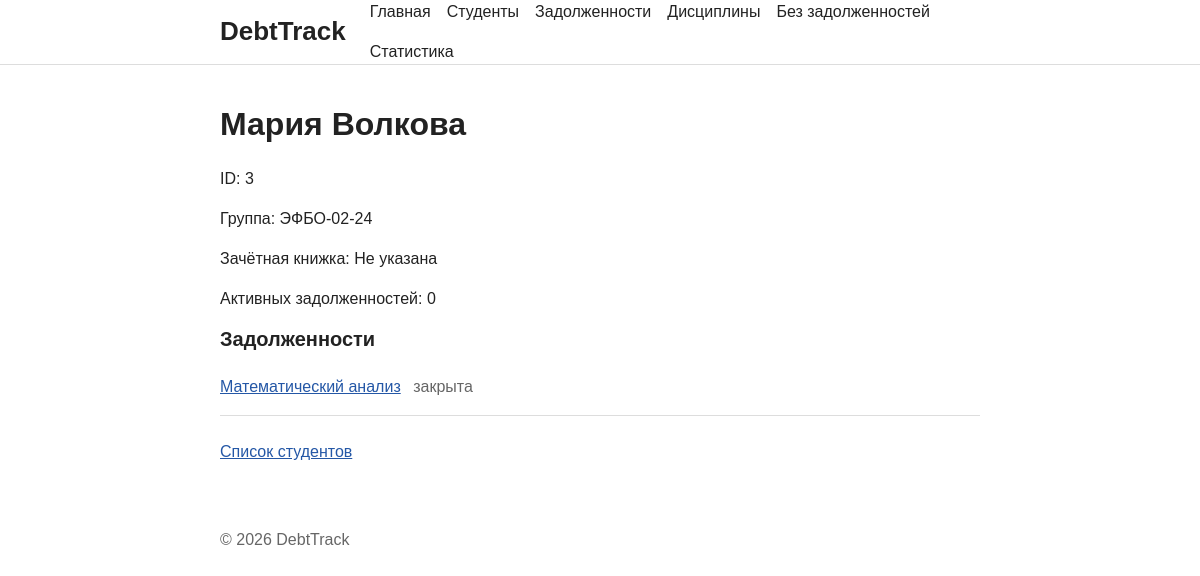
The page /students/3/ on the database its author committed.
### students/views.py (the view)
# urls.py: path("<int:student_id>/", views.student_detail, name="detail"),
def student_detail(request, student_id):
    connection = get_connection()
    try:
        student = connection.execute(
            STUDENT_SQL, (student_id,)
        ).fetchone()
        if student is None:
            student_debts = []
            debt_count = 0
        else:
            student_debts = connection.execute(
                STUDENT_DEBTS_SQL, (student_id,)
            ).fetchall()
            debt_count = connection.execute(
                ACTIVE_DEBTS_COUNT_SQL, (student_id,)
            ).fetchone()["debts_count"]
    finally:
        connection.close()
    return render(
        request,
        "students/student_detail.html",
        {
            "student": student,
            "student_debts": student_debts,
            "debt_count": debt_count,
        },
        status=404 if student is None else 200,
    )

### db/database.py (called while the page is built)
def get_connection(database_path=None):
    path = Path(database_path) if database_path is not None else DB_PATH
    connection = sqlite3.connect(path)
    connection.row_factory = sqlite3.Row
    connection.execute("PRAGMA foreign_keys = ON")
    return connection

### students/templates/students/student_detail.html (shortened to what this page needs)
{% extends "base.html" %}
{% block content %}
{% if student %}
<h1>{{ student.name }}</h1>
<p>ID: {{ student.id }}</p>
<p>Группа: {{ student.group_number }}</p>
<p>Зачётная книжка: {{ student.record_book|default:"Не указана" }}</p>
<p>Активных задолженностей: {{ debt_count }}</p>
<h2>Задолженности</h2>
{% if student_debts %}
<ul class="list">
    {% for debt in student_debts %}
    <li>
        <a href="{% url 'debts:detail' debt.id %}">{{ debt.discipline_name }}</a>
        {% include "debts/includes/debt_status.html" %}
    </li>
    {% endfor %}
</ul>
{% else %}
<p class="muted">Задолженностей нет.</p>
{% endif %}
{% else %}
<h1>Студент не найден</h1>
<p>Студент с указанным идентификатором отсутствует.</p>
{% endif %}
<a href="{% url 'students:list' %}" class="back">Список студентов</a>
{% endblock %}

### debts/templates/debts/includes/debt_status.html
<span class="debt-status">{% if debt.is_closed %}закрыта{% else %}активна{% endif %}</span>

### homepage/static/homepage/css/style.css (style rules this page uses)
* { box-sizing: border-box; }
body { min-height: 100vh; margin: 0; color: #222; background: #fff; font: 16px/1.5 Arial, sans-serif; }
h1, h2 { line-height: 1.2; }
h1 { margin: 0 0 24px; }
h2 { margin: 0 0 8px; font-size: 20px; }
a { color: #2457a6; }
.list { margin: 0; padding: 0; list-style: none; }
.list li, .list-item { padding: 16px 0; border-bottom: 1px solid #ddd; }
.debt-status, .muted { color: #666; }
.debt-status { margin-left: 8px; }
.back { display: inline-block; margin-top: 24px; }

### rows shown on the page
students: name "Мария Волкова"
disciplines: discipline_name "Математический анализ"

### other values the page prints
{{ student.id }} "3"
{{ student.group_number }} "ЭФБО-02-24"
{{ student.record_book|default:"Не указана" }} "Не указана"
{{ debt_count }} "0"
